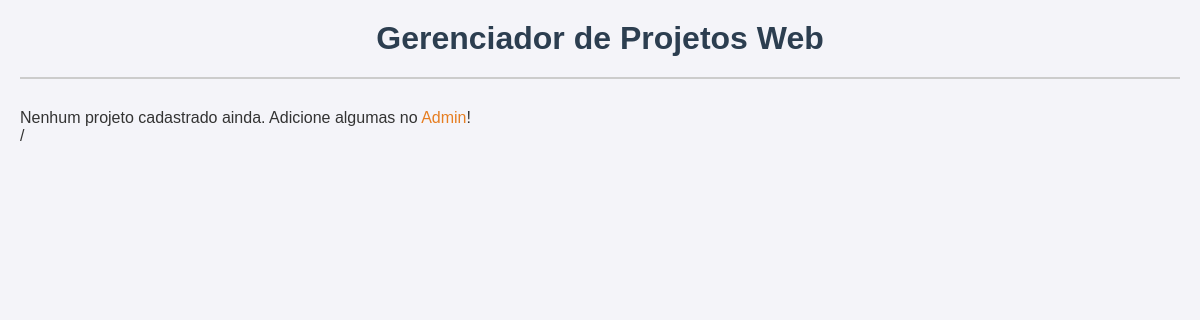
Page /projetos/ on the earlier database version.
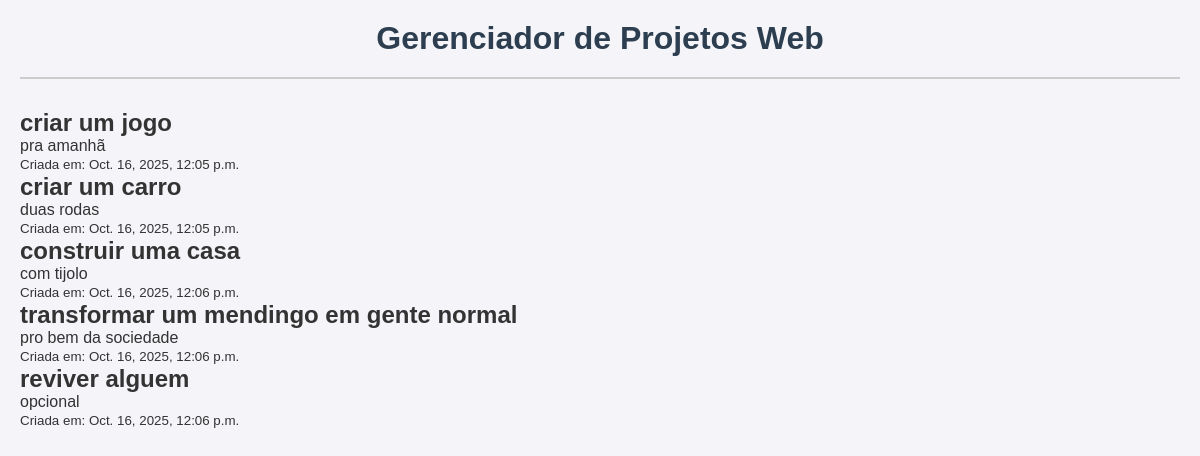
Same page on the later database version.
### projetos/models.py (models this page shows, shortened)
class Projeto(models.Model):
    nome = models.CharField (max_length = 200)
    descricao = models.TextField (blank = True, null = True)
    data_criacao = models.DateTimeField(auto_now_add = True)

### projetos/views.py (the view)
# urls.py: path('',views.listar_projetos, name = 'listar_projetos'),
def listar_projetos(request):
    projetos_salvos = Projeto.objects.all()
    contexto = {
        'meus_projetos': projetos_salvos
    }
    return render(request, 'projetos/lista.html', contexto)

### projetos/templates/projetos/lista.html (shortened to what this page needs)
<!DOCTYPE html>
<html lang="pt~br">
<head>
    {% load static %}
    <link rel="stylesheet" href="{% static 'lista/lista.css' %}">
</head>
<body>
    <h1>Gerenciador de Projetos Web</h1>
    <hr>
    {% for projeto in meus_projetos %}
      <div>
            <h2><a>{{ projeto.nome }}</a></h2>
            <p>{{ projeto.descricao }}</p>
            <small>Criada em: {{ projeto.data_criacao }}</small>
      </div>
 {% empty %}
     <p>Nenhum projeto  cadastrado ainda. Adicione algumas no <a href="/admin/">Admin</a>!</p>/
{% endfor %}
</body>
</html>

### tarefas/static/lista/lista.css (style rules this page uses)
body, h1, h2, p, small { margin: 0; padding: 0; box-sizing: border-box; }
body { font-family: Arial, sans-serif; background-color: #f4f4f9; color: #333; padding: 20px; }
h1 { text-align: center; margin-bottom: 20px; color: #2c3e50; }
hr { margin-bottom: 30px; border: none; height: 2px; background-color: #ccc; }

Differences in the rows shown:
added Projeto: nome "criar um jogo", descricao "pra amanhã", data_criacao "Oct. 16, 2025, 12:05 p.m."
added Projeto: nome "criar um carro", descricao "duas rodas", data_criacao "Oct. 16, 2025, 12:05 p.m."
added Projeto: nome "construir uma casa", descricao "com tijolo", data_criacao "Oct. 16, 2025, 12:06 p.m."
added Projeto: nome "transformar um mendingo em gente normal", descricao "pro bem da sociedade", data_criacao "Oct. 16, 2025, 12:06 p.m."
added Projeto: nome "reviver alguem", descricao "opcional", data_criacao "Oct. 16, 2025, 12:06 p.m."
Other differences:
text no longer shown: "Nenhum projeto cadastrado ainda. Adicione algumas no Admin ! /"
